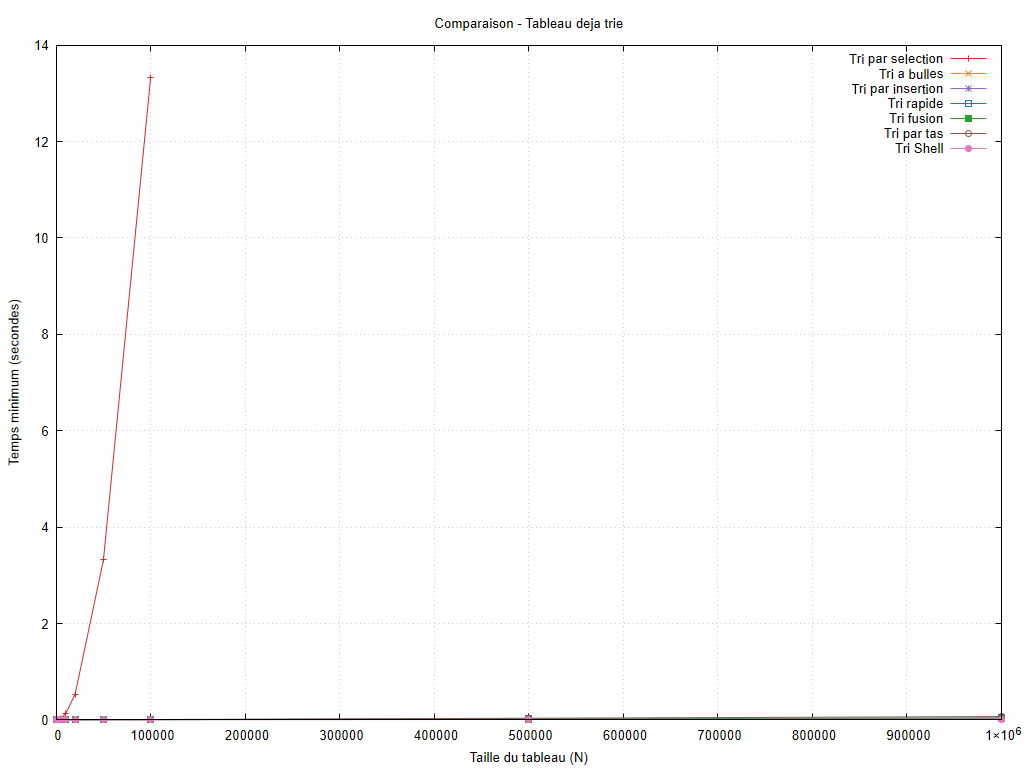

Reproduce this figure in gnuplot.
set encoding utf8
set terminal pngcairo size 1024,768 font 'Arial,10'
set output 'graphiques/20261011_212626/configurations/croissant.png'
set datafile missing 'non_mesure'
set datafile separator ';'
set title 'Comparaison - Tableau deja trie'
set xlabel 'Taille du tableau (N)'
set ylabel 'Temps minimum (secondes)'
set grid
set yrange [0:*]
plot 'resultats/20261011_212626/croissant.csv' every ::1 using 1:2 title 'Tri par selection' with linespoints lc rgb '#d62728', 'resultats/20261011_212626/croissant.csv' every ::1 using 1:4 title 'Tri a bulles' with linespoints lc rgb '#ff7f0e', 'resultats/20261011_212626/croissant.csv' every ::1 using 1:6 title 'Tri par insertion' with linespoints lc rgb '#9467bd', 'resultats/20261011_212626/croissant.csv' every ::1 using 1:8 title 'Tri rapide' with linespoints lc rgb '#1f77b4', 'resultats/20261011_212626/croissant.csv' every ::1 using 1:10 title 'Tri fusion' with linespoints lc rgb '#2ca02c', 'resultats/20261011_212626/croissant.csv' every ::1 using 1:12 title 'Tri par tas' with linespoints lc rgb '#8c564b', 'resultats/20261011_212626/croissant.csv' every ::1 using 1:14 title 'Tri Shell' with linespoints lc rgb '#e377c2'
unset output
